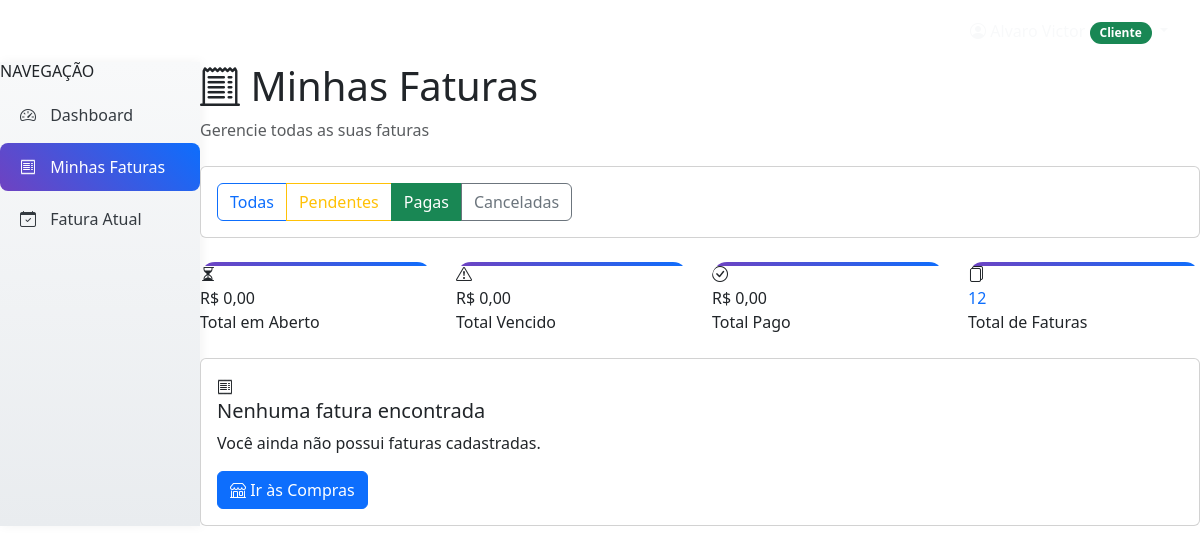
Page /faturas/?status=paga (signed in) on the earlier database version.
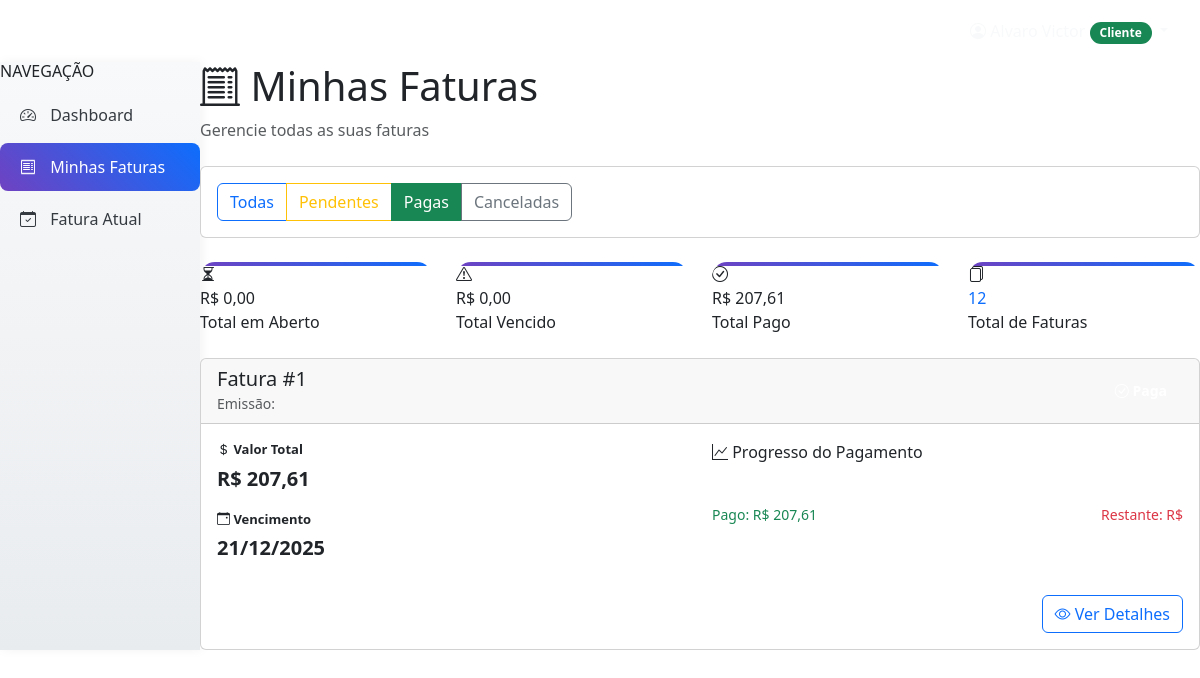
Same page on the later database version.
### faturas/models.py (models this page shows, shortened)
class Fatura(models.Model):
    STATUS_CHOICES = [
        ('aberta', 'Aberta'),
        ('fechada', 'Fechada'),
        ('paga', 'Paga'),
        ('vencida', 'Vencida'),
        ('cancelada', 'Cancelada'),
    ]
    cliente = models.ForeignKey(Cliente, on_delete=models.CASCADE, related_name='faturas')
    mes_referencia = models.DateField()  # Primeiro dia do mês de referência
    data_vencimento = models.DateField()
    valor_total = models.DecimalField(max_digits=10, decimal_places=2, default=0)
    valor_pago = models.DecimalField(max_digits=10, decimal_places=2, default=0)
    status = models.CharField(max_length=15, choices=STATUS_CHOICES, default='aberta')
    data_pagamento = models.DateTimeField(null=True, blank=True)
    juros_mora = models.DecimalField(max_digits=10, decimal_places=2, default=0)
    data_criacao = models.DateTimeField(auto_now_add=True)
    data_atualizacao = models.DateTimeField(auto_now=True)
    class Meta:
        verbose_name = 'Fatura'
        verbose_name_plural = 'Faturas'
        unique_together = ['cliente', 'mes_referencia']
        ordering = ['-mes_referencia']
    @property
    def esta_vencida(self):
        return date.today() > self.data_vencimento and self.status != 'paga'

### faturas/views.py (the view, shortened to what this page needs)
# urls.py: path('', views.minhas_faturas, name='minhas_faturas'),
@login_required
def minhas_faturas(request):
    if request.user.tipo_usuario != 'cliente':
        messages.error(request, 'Apenas clientes podem ver faturas.')
        return redirect('usuarios:home_redirect')
    try:
        cliente = Cliente.objects.get(usuario=request.user)
        print(f"DEBUG: Cliente encontrado: {cliente}")
        todas_faturas = cliente.faturas.all()
        print(f"DEBUG: Total de faturas do cliente: {todas_faturas.count()}")
        for fatura in todas_faturas:
            print(f"DEBUG: Fatura ID {fatura.id}, Status: {fatura.status}, Mês: {fatura.mes_referencia}")
        todas_faturas = cliente.faturas.all()
        status_filter = request.GET.get('status', '')
        if status_filter:
            faturas = todas_faturas.filter(status=status_filter)
            print(f"DEBUG: Filtrado por status '{status_filter}': {faturas.count()} faturas")
        else:
            faturas = todas_faturas
            print(f"DEBUG: Todas as faturas: {faturas.count()}")
        for fatura in faturas:
            if hasattr(fatura, 'esta_vencida') and fatura.esta_vencida and fatura.status == 'fechada':
                if hasattr(fatura, 'calcular_juros_mora'):
                    fatura.calcular_juros_mora()
        total_pendente = sum(f.valor_total - f.valor_pago for f in todas_faturas if f.status in ['fechada', 'vencida'])
        total_vencido = sum(f.valor_total - f.valor_pago for f in todas_faturas if hasattr(f, 'esta_vencida') and f.esta_vencida and f.status != 'paga')
        total_pago = sum(f.valor_pago for f in todas_faturas)
        faturas_count = todas_faturas.count()
        print(f"DEBUG: Estatísticas - Pendente: {total_pendente}, Vencido: {total_vencido}, Pago: {total_pago}, Count: {faturas_count}")
        paginator = Paginator(faturas, 10)
        page_number = request.GET.get('page')
        page_obj = paginator.get_page(page_number)
        print(f"DEBUG: Página {page_number}, Objetos na página: {len(page_obj)}")
        context = {
            'faturas': page_obj,
            'page_obj': page_obj,
            'cliente': cliente,
            'total_pendente': total_pendente,
            'total_vencido': total_vencido,
            'total_pago': total_pago,
            'faturas_count': faturas_count,
        }
        return render(request, 'faturas/minhas_faturas.html', context)
    except Cliente.DoesNotExist:
        messages.error(request, 'Perfil de cliente não encontrado.')
        return redirect('usuarios:home_redirect')

### usuarios/models.py (called while the page is built)
    def __str__(self):
        return f"{self.usuario.first_name} {self.usuario.last_name} - CPF: {self.cpf}"

### faturas/templates/faturas/minhas_faturas.html (shortened to what the changed rows need)
{% extends "usuarios/base.html" %}
{% block content %}
<div class="row g-0">
    <div class="col-md-9 col-lg-10 main-content">
        <div class="dashboard-header animate-fadein mb-4">
            <div>
                <h1><i class="bi bi-receipt-cutoff" style="color: var(--galaxy-warning);"></i> Minhas Faturas</h1>
            </div>
        </div>
        <div class="row g-4 mb-4">
            <div class="col-md-6 col-lg-3 animate-fadein" style="animation-delay: 0.4s;">
                <div class="stats-card">
                    <div class="stats-icon" style="background: var(--gradient-success);">
                        <i class="bi bi-check-circle"></i>
                    </div>
                    <div class="stats-value" style="color: var(--galaxy-success);">R$ {{ total_pago|floatformat:2 }}</div>
                    <div class="stats-label">Total Pago</div>
                </div>
            </div>
        </div>
        {% if faturas %}
        <div class="row g-4">
            {% for fatura in faturas %}
            <div class="col-12 animate-fadein" style="animation-delay: 0.{{ forloop.counter }}s;">
                <div class="card fatura-card">
                    <div class="card-header d-flex justify-content-between align-items-center">
                        <div>
                            <h5 class="mb-0">Fatura #{{ fatura.id }}</h5>
                            <small class="text-muted">Emissão: {{ fatura.data_emissao|date:"d/m/Y" }}</small>
                        </div>
                        <div>
                            {% if fatura.status == 'pendente' %}
                                {% if fatura.esta_vencida %}
                                    <span class="badge" style="background: var(--gradient-error); font-size: 14px; padding: 8px 16px;">
                                        <i class="bi bi-exclamation-circle"></i> Vencida
                                    </span>
                                {% else %}
                                    <span class="badge" style="background: var(--gradient-warning); font-size: 14px; padding: 8px 16px;">
                                        <i class="bi bi-clock"></i> Pendente
                                    </span>
                                {% endif %}
                            {% elif fatura.status == 'paga' %}
                                <span class="badge" style="background: var(--gradient-success); font-size: 14px; padding: 8px 16px;">
                                    <i class="bi bi-check-circle"></i> Paga
                                </span>
                            {% elif fatura.status == 'cancelada' %}
                                <span class="badge bg-secondary" style="font-size: 14px; padding: 8px 16px;">
                                    <i class="bi bi-x-circle"></i> Cancelada
                                </span>
                            {% endif %}
                        </div>
                    </div>
                    <div class="card-body">
                        <div class="row g-4">
                            <div class="col-md-6">
                                <div class="info-group">
                                    <label><i class="bi bi-currency-dollar"></i> Valor Total</label>
                                    <div class="info-value">R$ {{ fatura.valor_total|floatformat:2 }}</div>
                                </div>
                                <div class="info-group">
                                    <label><i class="bi bi-calendar-event"></i> Vencimento</label>
                                    <div class="info-value">{{ fatura.data_vencimento|date:"d/m/Y" }}</div>
                                </div>
                            </div>
                            <div class="col-md-6">
                                <label><i class="bi bi-graph-up"></i> Progresso do Pagamento</label>
                                <div class="progress-modern mb-2" style="height: 32px;">
                                    <div class="progress-bar-modern"
                                         style="width: {{ fatura.percentual_pago }}%;
                                                background: {% if fatura.percentual_pago == 100 %}var(--gradient-success){% elif fatura.percentual_pago > 0 %}var(--gradient-warning){% else %}var(--gradient-error){% endif %};">
                                        <span>{{ fatura.percentual_pago|floatformat:0 }}%</span>
                                    </div>
                                </div>
                                <div class="d-flex justify-content-between">
                                    <small class="text-success">Pago: R$ {{ fatura.valor_pago|floatformat:2 }}</small>
                                    <small class="text-danger">Restante: R$ {{ fatura.saldo_devedor|floatformat:2 }}</small>
                                </div>
                            </div>
                        </div>
                        <div class="mt-3 text-end">
                            <a href="{% url 'faturas:detalhes_fatura' fatura.id %}" class="btn btn-outline-primary">
                                <i class="bi bi-eye"></i> Ver Detalhes
                            </a>
                        </div>
                    </div>
                </div>
            </div>
            {% endfor %}
        </div>
        {% else %}
        <div class="card animate-fadein">
            <div class="card-body">
                <div class="empty-state">
                    <div class="empty-state-icon">
                        <i class="bi bi-receipt"></i>
                    </div>
                    <h5 class="empty-state-title">Nenhuma fatura encontrada</h5>
                    <p class="empty-state-text">Você ainda não possui faturas cadastradas.</p>
                    <a href="{% url 'loja:produtos' %}" class="btn btn-primary">
                        <i class="bi bi-shop"></i> Ir às Compras
                    </a>
                </div>
            </div>
        </div>
        {% endif %}
    </div>
</div>
{% endblock %}

Differences in the rows shown:
now on this page (row edited): Fatura: id "1", status "paga" (drawn), valor_total "207,61", data_vencimento "21/12/2025", valor_pago "207,61"
Other differences:
{{ total_pago|floatformat:2 }}: "0,00" → "207,61"
text no longer shown: "Nenhuma fatura encontrada Você ainda não possui faturas cadastradas. Ir às Compras"
